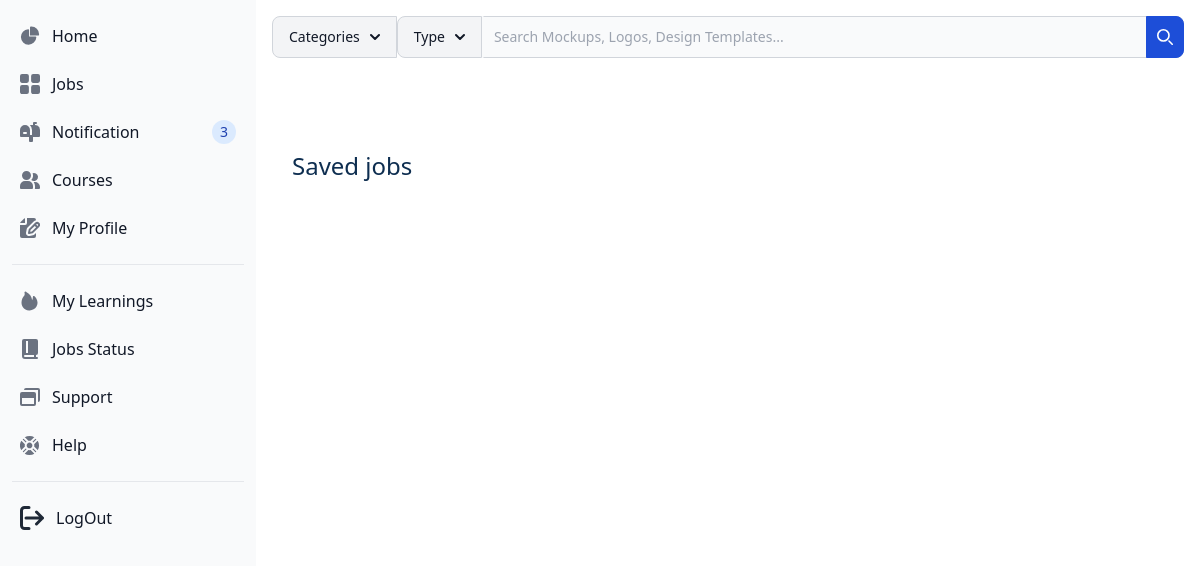
Page /list-saved-jobs/ (signed in) on the earlier database version.
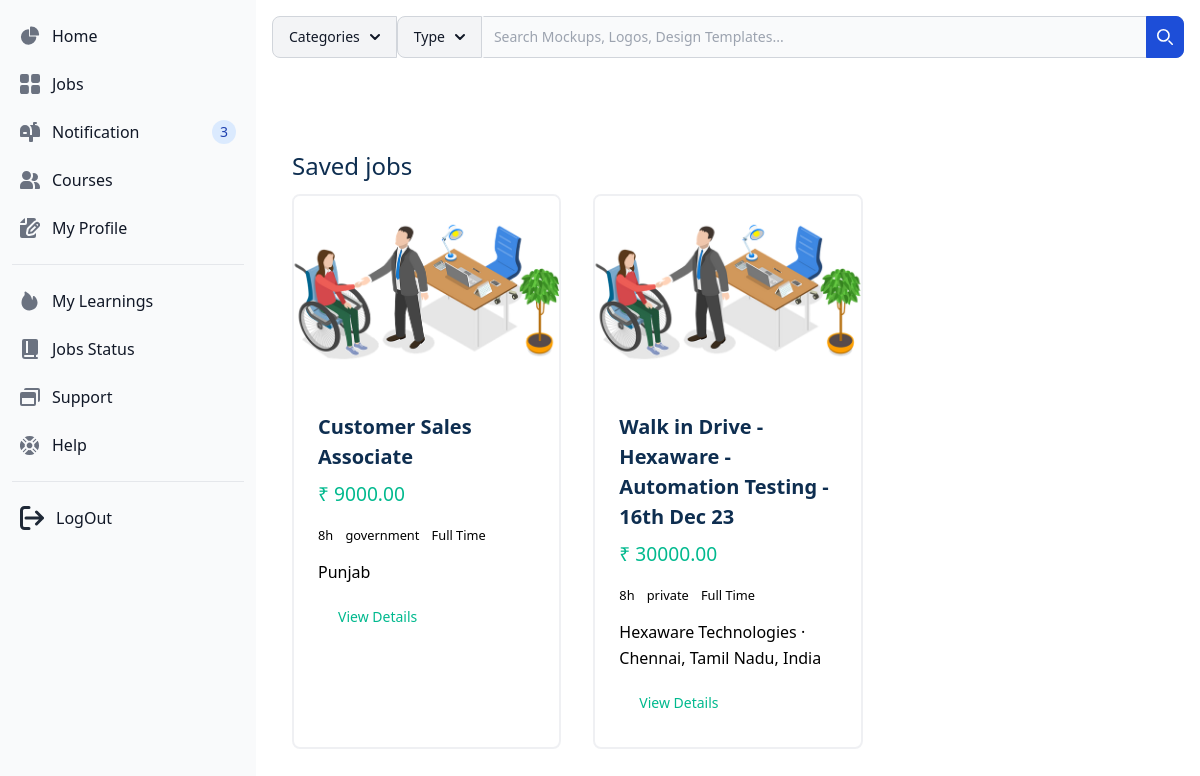
Same page on the later database version.
### usa/models.py (models this page shows, shortened)
class Job(models.Model):
    job_id = models.AutoField(primary_key=True)
    job_title = models.CharField(max_length=255)
    location = models.CharField(max_length=255)
    job_type_choices = [
        ('marketing', 'Marketing'),
        ('design', 'Design'),
        ('development', 'Development'),
        ('customer', 'Customer'),
        ('health_caare', 'Health and Caare'),
        ('automotive', 'Automotive jobs'),
        ('data_entry', 'Data entry'),
        ('call_center', 'Call center'),
    ]
    job_type = models.CharField(max_length=20, choices=job_type_choices)
    mode_choices = [
        ('hibrid', 'Hibrid'),
        ('remote', 'Remote'),
        ('wfo', 'WFO')
    ]
    mode = models.CharField(max_length=10, choices=mode_choices)
    time_choices = [
        ('full_time', 'Full Time'),
        ('part_time', 'Part Time'),
        ('internship', 'Internship'),
    ]
    time = models.CharField(max_length=10, choices=time_choices)
    categories_choices = [
        ('government', 'Government'),
        ('private', 'Private'),
    ]
    categories = models.CharField(max_length=10, choices=categories_choices)
    disability_types = models.ManyToManyField('DisabilityType', related_name='jobs', blank=True)
    salary = models.DecimalField(max_digits=10, decimal_places=2)
    hours = models.PositiveIntegerField()
    about = models.TextField()
    day_ago = models.PositiveIntegerField()
    image = models.ImageField(upload_to='job_images/', default='D:\main_usa_app\main_usa_app\main_usa_app\media\default_job_banner.jpg')
    posted_by = models.ForeignKey('auth.User', on_delete=models.CASCADE)

### usa/views.py (the view)
# urls.py: path('list-saved-jobs/', views.list_save_job, name="list_save_job"),
@login_required(login_url='login')
def list_save_job(request):
    save_jobs = SaveJobs.objects.filter(user=request.user).select_related('job')
    saved_jobs = [save_job.job for save_job in save_jobs]
    context = {
        'saved': saved_jobs,
    }
    template_name = "saved_jobs.html"
    return render(request, template_name, context)

### templates/saved_jobs.html (shortened to what the changed rows need)
{% include 'jobseeker_sidebar.html' %}
<div class="p-4 sm:ml-64">
      <div class="container px-5 py-24 mx-auto">
        <h1 class="title-font sm:text-5xl text-3xl mb-4 font-small text-gray-900" style="font-weight: 400; font-size: x-large; color: #0e2e50;">Saved jobs</h1>
        <div class="flex flex-wrap -m-4">
            {% for job in saved|slice:":6" reversed %}
                    <div class="p-4 md:w-1/3">
                        <div class="h-full border-2 border-gray-200 border-opacity-60 rounded-lg overflow-hidden">
                        <img class="lg:h-48 md:h-36 w-full object-cover object-center" src="{{ job.image.url }}" alt="blog" style="object-fit: cover ;">
                        <div class="p-6">
                            <a class="d-block h5 mb-2" href="" style="margin-bottom: 0.5rem; display: block !important; font-size: 1.25rem; font-weight: bold; color: #0e2e50;">{{job.job_title}}</a>
                            <h1 class="text-primary mb-3" style="color: #00B98E !important; font: bold; font-size: larger; font-weight: 500;">₹ {{job.salary}}</h1>
                            <p class="leading-relaxed mb-3">
                                <small class="flex-fill text-center border-end py-2">{{job.hours}}h</small>
                                <small class="flex-fill text-center border-end py-2">{{job.categories}}</small>
                                {% if job.time == 'full_time' %}
                                    <small class="flex-fill text-center py-2">Full Time</small>
                                {% elif job.time == 'internship' %}
                                    <small class="flex-fill text-center py-2"><i class="fa fa-bath text-primary me-2"></i>Internship</small>
                                {% else %}
                                    <small class="flex-fill text-center py-2"><i class="fa fa-bath text-primary me-2"></i>Part Time</small>
                                {% endif %}
                            </p>
                            <p class="leading-relaxed mb-3">
                                {{job.location}}
                            </p>
                            <div class="flex items-center flex-wrap ">
            <button data-modal-target="default-modal-{{job.job_id}}" data-modal-toggle="default-modal-{{job.job_id}}" class="block text-black  focus:ring-4 focus:outline-none focus:ring-blue-300 font-medium rounded-lg text-sm px-5 py-2.5 text-center  dark:focus:ring-blue-800" type="button" style="color: #00B98E; left: 0;">View Details</button>
                            </div>
                        </div>
                        </div>
                    </div>
            {% endfor %}
        </div>
      </div>
    <br>
    <br>
    </div>
    </body>
</html>

Differences in the rows shown:
now on this page (row unchanged): Job: job_title "Customer Sales Associate", salary "9000.00", hours "8", categories "government", time "Full Time", location "Punjab"
now on this page (row edited): Job: job_title "Walk in Drive - Hexaware - Automation Testing - 16th Dec 23", salary "30000.00", hours "8", categories "private", time "Full Time", location "Hexaware Technologies · Chennai, Tamil Nadu, India"
